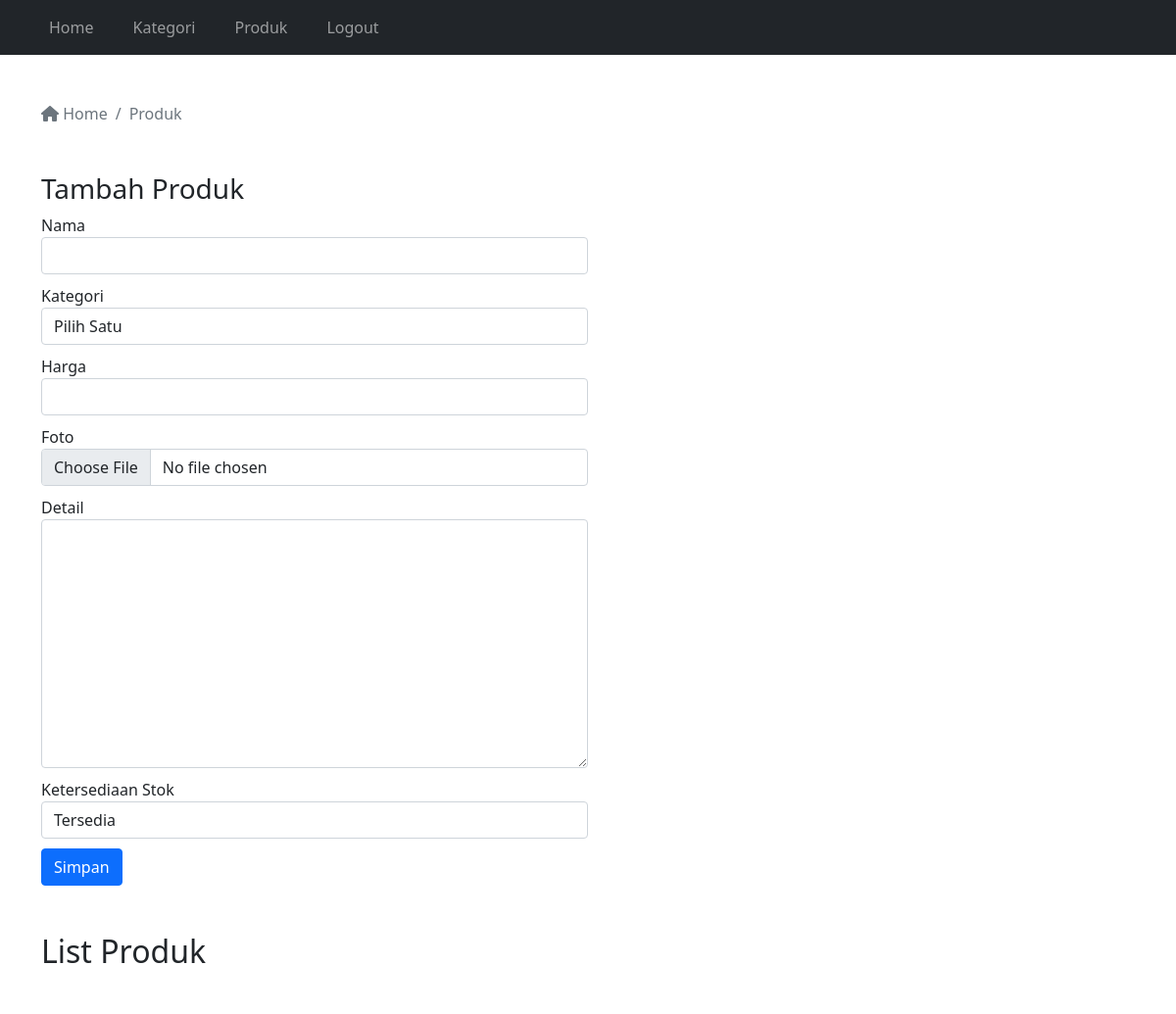
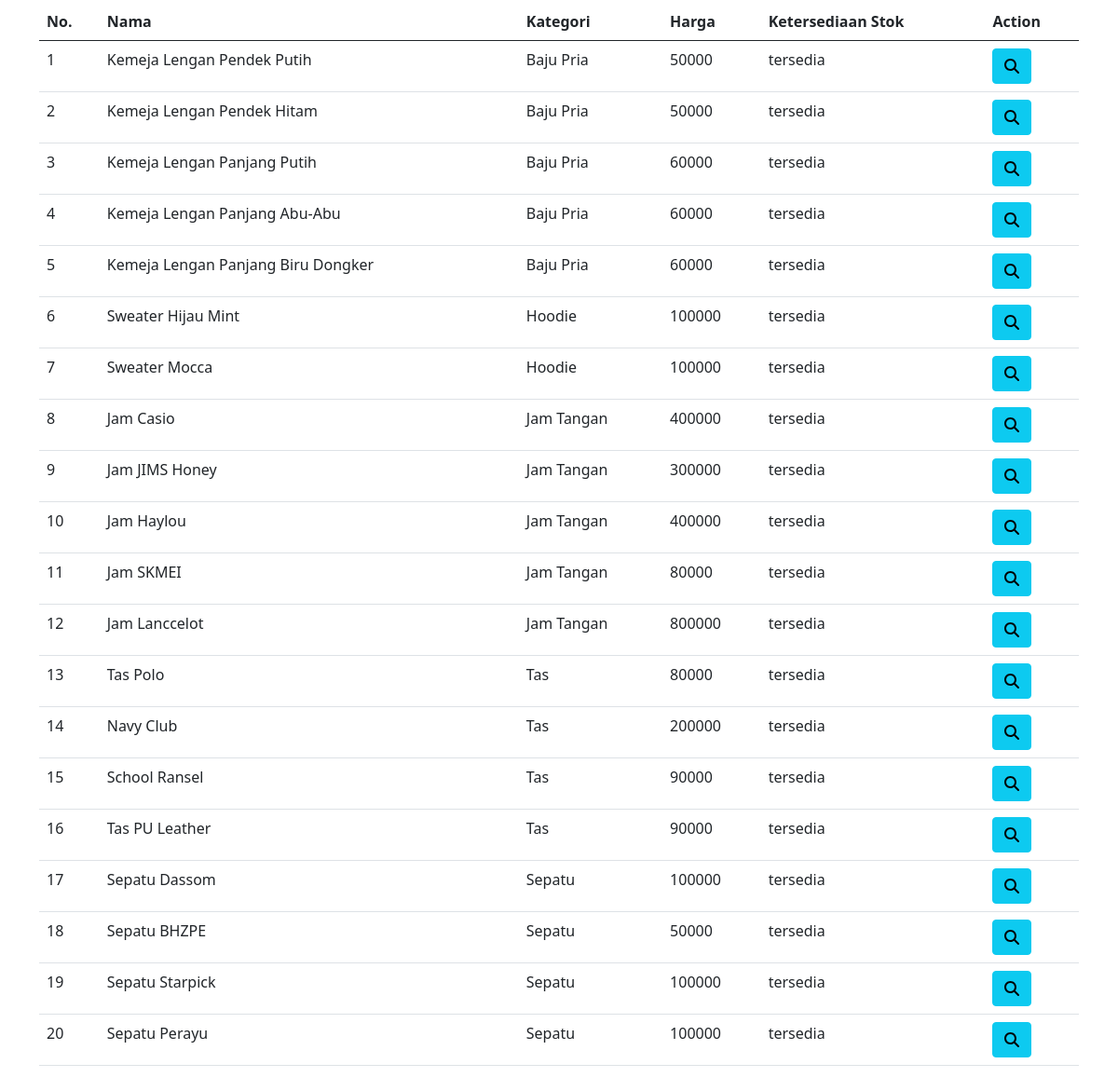
/tokoonline/adminpanel/produk.php (signed in), run on the app's committed database (2 pictures, top to bottom).
### tables this page shows
CREATE TABLE `produk` (
  `id` int(11) NOT NULL,
  `kategori_id` int(11) NOT NULL,
  `nama` varchar(255) NOT NULL,
  `harga` double NOT NULL,
  `foto` varchar(255) DEFAULT NULL,
  `detail` text DEFAULT NULL,
  `ketersediaan_stok` enum('habis','tersedia') DEFAULT 'tersedia'
);

CREATE TABLE `kategori` (
  `id` int(11) NOT NULL,
  `nama` varchar(100) NOT NULL
);

### tokoonline/adminpanel/produk.php (the view, shortened to what this page needs)
<?php
    require "../koneksi.php";
    $query = mysqli_query($con, "SELECT a.*, b.nama AS nama_kategori FROM produk a JOIN kategori b ON a.kategori_id=b.id");
    $jumlahProduk = mysqli_num_rows($query);
?>
<!DOCTYPE html>
<html lang="en">
<head>
    <link rel="stylesheet" href="../bootstrap/css/bootstrap.min.css">
    <link rel="stylesheet" href="../fontawesome/css/fontawesome.min.css">
</head>
<body>
    <?php require "navbar.php"; ?>
    <div class="container mt-5">
        <nav aria-label="breadcrumb">
            <ol class="breadcrumb">
                <li class="breadcrumb-item active" aria-current="page">
                    <a href="../adminpanel" class="no-decoration text-muted">
                        <i class="fas fa-home"></i> Home
                    </a>
                </li>
                <li class="breadcrumb-item active" aria-current="page">
                    Produk
                </li>
            </ol>
        </nav>
        <div class="my-5 col-12 col-md-6">
            <h3>Tambah Produk</h3>
            <form action="" method="post" enctype="multipart/form-data">
                <div>
                    <label for="nama">Nama</label>
                    <input type="text" id="nama" name="nama" class="form-control" autocomplete="off" required>
                </div>
                <div>
                    <label for="kategori">Kategori</label>
                    <select name="kategori" id="kategori" class="form-control" required>
                        <option value="">Pilih Satu</option>
                    </select>
                </div>
                <div>
                    <label for="harga">Harga</label>
                    <input type="number" class="form-control" name="harga" required>
                </div>
                <div>
                    <label for="foto">Foto</label>
                    <input type="file" name="foto" id="foto" class="form-control">
                </div>
                <div>
                    <label for="detail">Detail</label>
                    <textarea name="detail" id="detail" cols="30" rows="10" class="form-control"></textarea>
                </div>
                <div>
                    <label for="ketersediaan_stok">Ketersediaan Stok</label>
                    <select name="ketersediaan_stok" id="ketersediaan_stok" class="form-control">
                        <option value="tersedia">Tersedia</option>
                    </select>
                </div>
                <div>
                    <button type="submit" class="btn btn-primary" name="simpan">Simpan</button>
                </div>
            </form>
        </div>
        <div class="mt-3 mb-5">
            <h2>List Produk</h2>
            <div class="table-responsive mt-5">
                <table class="table">
                    <thead>
                        <tr>
                            <th>No.</th>
                            <th>Nama</th>
                            <th>Kategori</th>
                            <th>Harga</th>
                            <th>Ketersediaan Stok</th>
                            <th>Action</th>
                        </tr>
                    </thead>
                    <tbody>
                        <?php
                        if($jumlahProduk==0){
                        ?>
                        <tr>
                                <td colspan=6 class="text-center">Data produk tidak tersedia</td>
                            </tr>
                        <?php
                        }
                        else{
                            $jumlah = 1;
                            while($data=mysqli_fetch_array($query)){
                        ?>
                            <tr>
                                <td><?php echo $jumlah; ?></td>
                                <td><?php echo $data['nama']; ?></td>
                                <td><?php echo $data['nama_kategori']; ?></td>
                                <td><?php echo $data['harga']; ?></td>
                                <td><?php echo $data['ketersediaan_stok']; ?></td>
                                <td>
                                    <a href="produk-detail.php?p=<?php echo $data['id']; ?>" class="btn btn-info"><i class="fas fa-search"></i></a>
                                </td>
                            </tr>
                        <?php
                                $jumlah++;
                            }
                        }
                        ?>
                    </tbody>
                </table>
            </div>
        </div>
    </div>
</body>
</html>

### tokoonline/adminpanel/navbar.php (shortened to what this page needs)
<nav class="navbar navbar-expand-lg navbar-dark bg-dark">
  <div class="container">
        <div class="collapse navbar-collapse" id="navbarTogglerDemo02">
        <ul class="navbar-nav me-auto mb-2 mb-lg-0">
            <li class="nav-item me-4">
                <a class="nav-link" href="../adminpanel">Home</a>
            </li>
            <li class="nav-item me-4">
                <a class="nav-link" href="kategori.php">Kategori</a>
            </li>
            <li class="nav-item me-4">
                <a class="nav-link" href="produk.php">Produk</a>
            </li>
            <li class="nav-item me-4">
                <a class="nav-link" href="logout.php">Logout</a>
            </li>
        </ul>
        </div>
    </div>
</nav>

### tokoonline/adminpanel/produk.php (style rules this page uses)
.no-decoration { text-decoration: none; }
form div { margin-bottom: 10px; }

### data on the page
produk: nama "Kemeja Lengan Pendek Putih", kategori.nama "Baju Pria", harga "50000", ketersediaan_stok "tersedia"
produk: nama "Kemeja Lengan Pendek Hitam", kategori.nama "Baju Pria", harga "50000", ketersediaan_stok "tersedia"
produk: nama "Kemeja Lengan Panjang Putih", kategori.nama "Baju Pria", harga "60000", ketersediaan_stok "tersedia"
produk: nama "Kemeja Lengan Panjang Abu-Abu", kategori.nama "Baju Pria", harga "60000", ketersediaan_stok "tersedia"
produk: nama "Kemeja Lengan Panjang Biru Dongker", kategori.nama "Baju Pria", harga "60000", ketersediaan_stok "tersedia"
produk: nama "Sweater Hijau Mint", kategori.nama "Hoodie", harga "100000", ketersediaan_stok "tersedia"
produk: nama "Sweater Mocca", kategori.nama "Hoodie", harga "100000", ketersediaan_stok "tersedia"
produk: nama "Jam Casio", kategori.nama "Jam Tangan", harga "400000", ketersediaan_stok "tersedia"
produk: nama "Jam JIMS Honey", kategori.nama "Jam Tangan", harga "300000", ketersediaan_stok "tersedia"
produk: nama "Jam Haylou", kategori.nama "Jam Tangan", harga "400000", ketersediaan_stok "tersedia"
produk: nama "Jam SKMEI", kategori.nama "Jam Tangan", harga "80000", ketersediaan_stok "tersedia"
produk: nama "Jam Lanccelot", kategori.nama "Jam Tangan", harga "800000", ketersediaan_stok "tersedia"
produk: nama "Tas Polo", kategori.nama "Tas", harga "80000", ketersediaan_stok "tersedia"
produk: nama "Navy Club", kategori.nama "Tas", harga "200000", ketersediaan_stok "tersedia"
produk: nama "School Ransel", kategori.nama "Tas", harga "90000", ketersediaan_stok "tersedia"
produk: nama "Tas PU Leather", kategori.nama "Tas", harga "90000", ketersediaan_stok "tersedia"
produk: nama "Sepatu Dassom", kategori.nama "Sepatu", harga "100000", ketersediaan_stok "tersedia"
produk: nama "Sepatu BHZPE", kategori.nama "Sepatu", harga "50000", ketersediaan_stok "tersedia"
produk: nama "Sepatu Starpick", kategori.nama "Sepatu", harga "100000", ketersediaan_stok "tersedia"
produk: nama "Sepatu Perayu", kategori.nama "Sepatu", harga "100000", ketersediaan_stok "tersedia"
